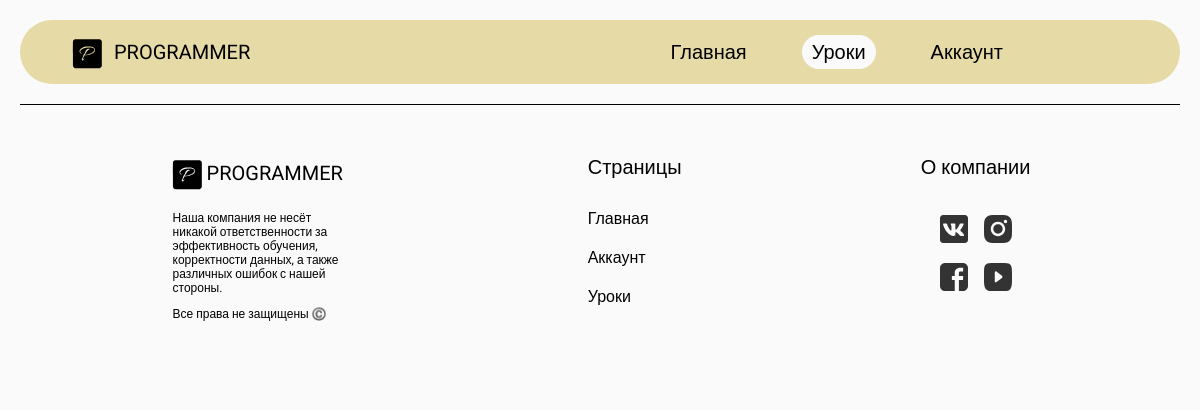
Page /lessoncreate (signed in) on the earlier database version.
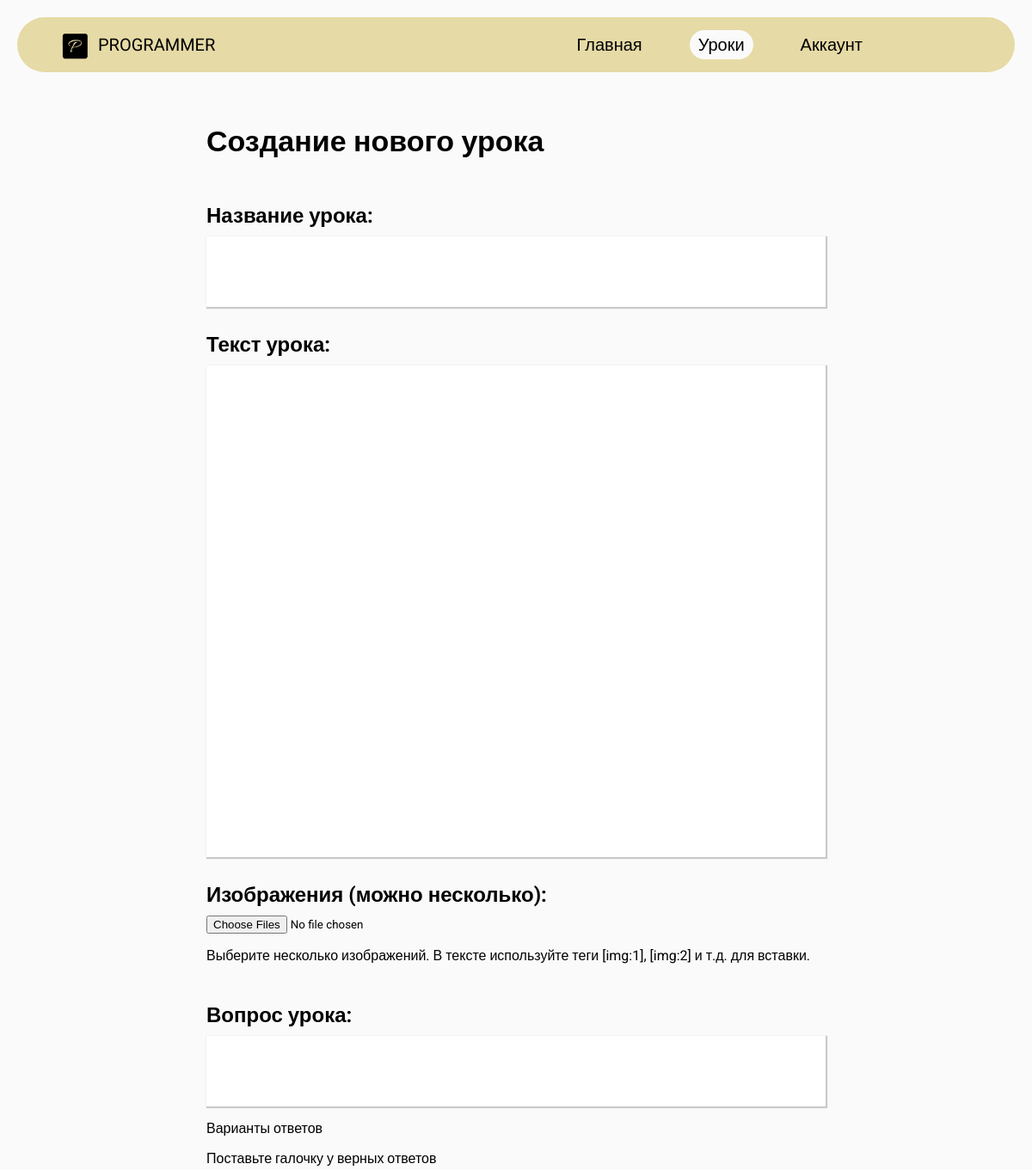
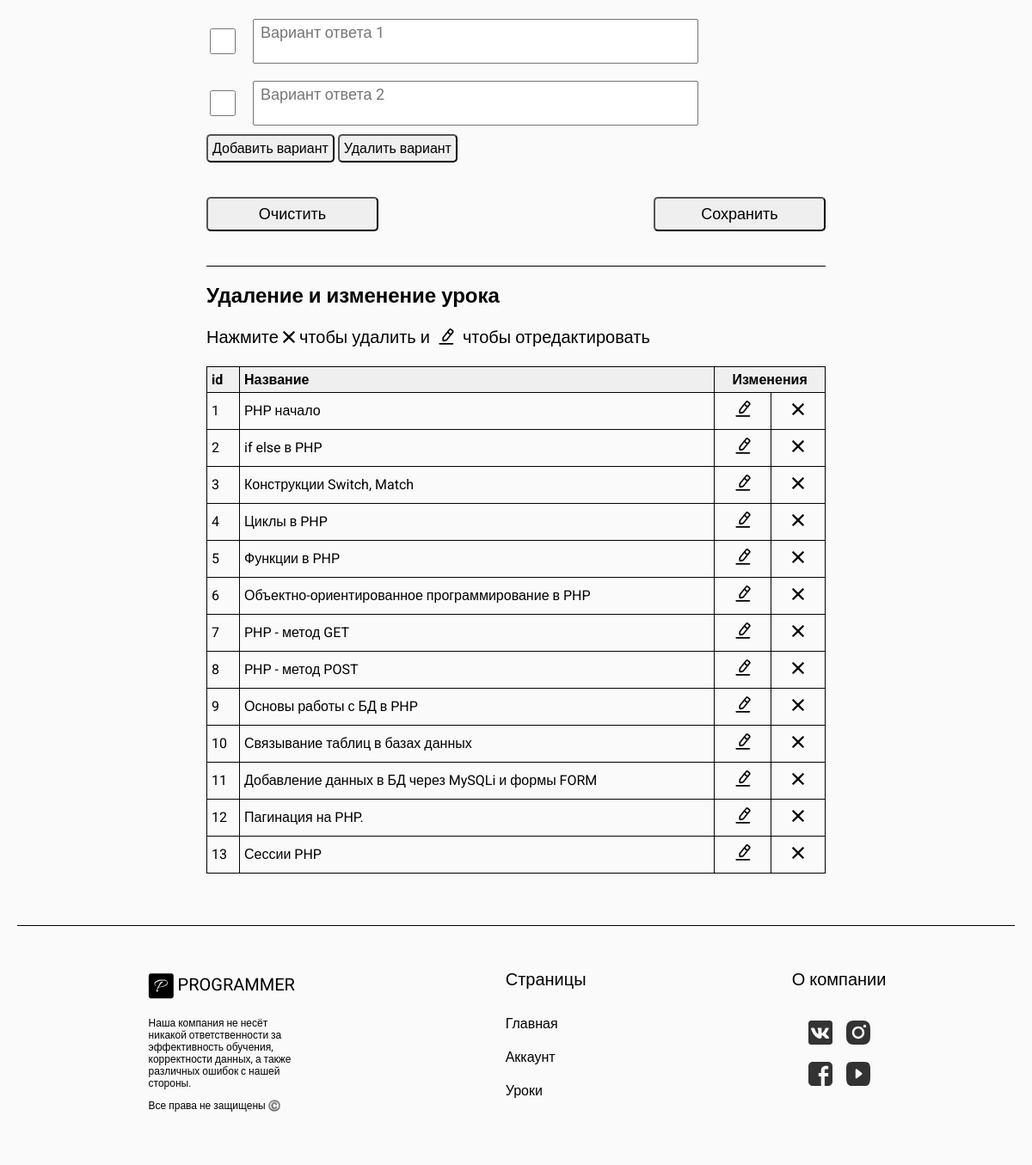
Same page on the later database version (2 pictures, top to bottom).
### app.py (models this page shows)
class Lessons(db.Model):
    __tablename__ = 'lessons'
    id = db.Column(db.Integer, primary_key=True)
    title = db.Column(db.String(100), nullable=False)
    text = db.Column(db.Text, nullable=False)
    questions = db.relationship('Questions', backref='lesson', lazy=True)
    passed = db.relationship('UsersPassed', backref='lesson', lazy=True)

### app.py (the view)
@app.route('/lessoncreate', methods=['GET','POST'])
@checkToken
def lessonsadmin():
    lessons = Lessons.query.all()
    return render_template('lessoncreate.html', lessons=lessons, active_page='lessons')

### app.py (called while the page is built)
def checkToken(f):
    @wraps(f)
    def decorated_function(*args, **kwargs):
        token = request.cookies.get(TOKEN_NAME)
        if token:
            user = UsersDB.query.filter_by(token=token).first()
            if user:
                session['user_session'] = user.username
                session['user_status'] = user.status
        return f(*args, **kwargs)
    return decorated_function

@app.before_request
def before_request():
    if 'user_session' not in session:
        token = request.cookies.get(TOKEN_NAME)
        if token:
            user = UsersDB.query.filter_by(token=token).first()
            if user:
                session['user_session'] = user.username
                session['user_status'] = user.status

### templates/lessoncreate.html (shortened to what the changed rows need)
{% extends 'pattern.html' %}
{% block main %}
{% if session['user_status'] == 'admin' %}
<div class="interactions">
    <form method="post" class="interactions-form" enctype="multipart/form-data">
        <h1 class="interactions-form-title">Создание нового урока</h1>
        <div class="interactions-form-group">
            <label for="lesson-title" class="interactions-form-group-label">Название урока:</label>
            <textarea name="lesson-title" class="interactions-form-group-input" required></textarea>
        </div>
        <div class="interactions-form-group">
            <label for="lesson-text" class="interactions-form-group-label">Текст урока:</label>
            <textarea name="lesson-text" class="interactions-form-group-input" required></textarea>
        </div>
        <div class="interactions-form-group">
            <label for="lesson-images" class="interactions-form-group-label">Изображения (можно несколько):</label>
            <input type="file" name="lesson-images" id="lesson-images" multiple accept="image/*" onchange="previewImages()">
            <p class="interactions-form-group-description">Выберите несколько изображений.  В тексте используйте теги [img:1], [img:2] и т.д. для вставки.</p>
        </div>
        <div class="interactions-form-group">
            <label for="lesson-questions" class="interactions-form-group-label">Вопрос урока:</label>
            <textarea name="lesson-questions" class="interactions-form-group-input"></textarea>
            <div class="interactions-form-questions">
                <p class="interactions-form-questions-title">Варианты ответов</p>
                <p class="interactions-form-questions-title">Поставьте галочку у верных ответов</p>
                <div class="interactions-form-questions-options" id="answer-options">
                    <div class="interactions-form-questions-elem">
                        <input type="checkbox" name="is-correct" class="interactions-form-questions-elem-check" value="1">
                        <textarea type="text" name="answer-text" class="interactions-form-questions-elem-input" placeholder="Вариант ответа 1"></textarea><br>
                    </div>
                    <div class="interactions-form-questions-elem">
                        <input type="checkbox" name="is-correct" class="interactions-form-questions-elem-check" value="2">
                        <textarea type="text" name="answer-text" class="interactions-form-questions-elem-input" placeholder="Вариант ответа 2"></textarea><br>
                    </div>
                </div>
                <button type="button" class="interactions-form-questions-btns" onclick="addAnswer()">Добавить вариант</button>
                <button type="button" class="interactions-form-questions-btns" onclick="removeAnswer()">Удалить вариант</button>
            </div>
        </div>
        <div class="interactions-form-group-btns">
            <button class="interactions-form-group-btns-btn" id="interactions-btn-clear">Очистить</button>
            <button type="submit" class="interactions-form-group-btns-btn" id="interactions-btn-submit">Сохранить</button>
        </div>
    </form>
    <div class="interactions-edit">
        <h2 class="interactions-delete-title">Удаление и изменение урока</h2>
        <p class="interactions-delete-text">Нажмите <img src="../static/img/x-symbol.svg" alt="" class="interactions-edit-xsymbol"> чтобы удалить и <img src="../static/img/pencil-edit.svg" alt="" class="interactions-edit-pencil"> чтобы отредактировать</p>
        <table class="interactions-edit-table">
                <tr class="interactions-edit-table-str">
                    <td class="interactions-edit-table-str-title">id</td>
                    <td class="interactions-edit-table-str-title">Название</td>
                    <td class="interactions-edit-table-str-title" colspan="2">Изменения</td>
                </tr>
            {% for lesson in lessons%}
                <tr class="interactions-edit-table-str" id="interactions-edit-table-str{{lesson.id}}">
                    <td class="interactions-edit-table-str-id">{{ lesson.id }}</td>
                    <td class="interactions-edit-table-str-lesson">{{ lesson.title }}</td>
                    <td class="interactions-edit-table-str-edit"><a href="{{url_for('lessonedit', lesson_id=lesson.id)}}"> <img src="../static/img/pencil-edit.svg" alt="" class="interactions-edit-pencil"></a></td>
                    <td class="interactions-edit-table-str-btn"><button onclick="deleteLesson('{{lesson.id}}')"><img src="../static/img/x-symbol.svg" alt="" class="interactions-edit-xsymbol"></button></td>
                </tr>
            {% endfor %}
        </table>
    </div>
</div>
{% else %}
    <script> window.location.href = "{{ url_for('index')}}"</script>
{% endif %}
{% endblock %}

Differences in the rows shown:
now on this page (row edited): Lessons: id "1", title "PHP начало"
now on this page (row edited): Lessons: id "2", title "if else в PHP"
added Lessons: id "3", title "Конструкции Switch, Match"
added Lessons: id "4", title "Циклы в PHP"
added Lessons: id "5", title "Функции в PHP"
added Lessons: id "6", title "Объектно-ориентированное программирование в PHP"
added Lessons: id "7", title "PHP - метод GET"
added Lessons: id "8", title "PHP - метод POST"
added Lessons: id "9", title "Основы работы с БД в PHP"
added Lessons: id "10", title "Связывание таблиц в базах данных"
added Lessons: id "11", title "Добавление данных в БД через MySQLi и формы FORM"
added Lessons: id "12", title "Пагинация на PHP."
added Lessons: id "13", title "Сессии PHP"
Other differences:
form field is-correct: (not shown) → "☐"
text now shown: "Создание нового урока Название урока: Текст урока: Изображения (можно несколько): Выберите несколько изображений. В тексте используйте теги [img:1], [img:2] и т.д. для вставки. Вопрос урока: Варианты ответов Поставьте галочку у верных ответов Добавить вариант Удалить вариант Очистить Сохранить Удаление и изменение урока Нажмите чтобы удалить и чтобы отредактировать id Название Изменения"
